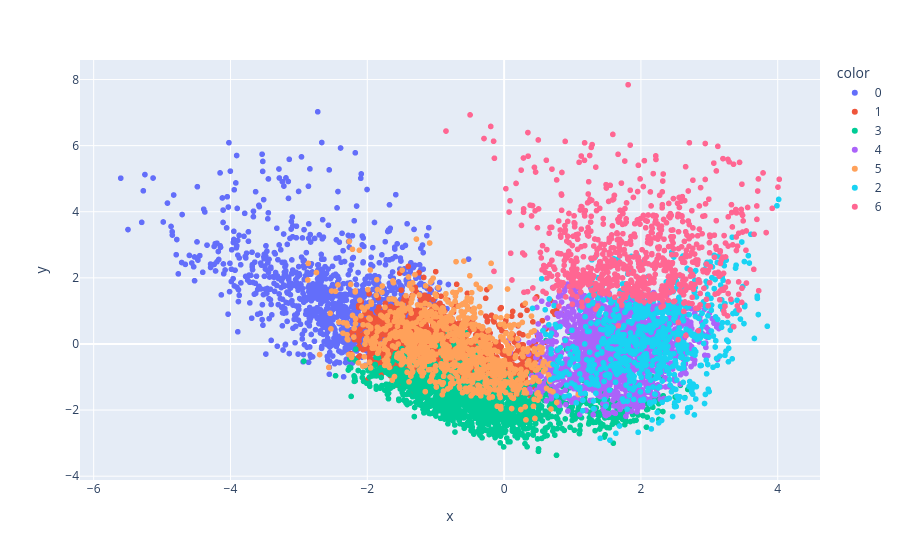

The notebook cell saved with this chart:
### Markdown cell above
Agora utilize `X_pca` para plotar os dados, usando `labels` para definir a cor dos pontos. Desta vez, utilize `labels.astype(str)` para que a biblioteca considere que os rótulos são categóricos, e não numéricos.

### Code cell
fig = px.scatter(x=X_pca[:, 0], y=X_pca[:, 1], color=labels.astype(str))
fig.show()

### Figure 1 — Plotly figure (JSON) as saved in the notebook; plotly's stock layout.template omitted (floating-point values rounded to 4 significant figures; data arrays with more than 128 entries replaced by an {"elided": "..."} marker saying what was removed)
{"data": [{"hovertemplate": "color=0<br>x=%{x}<br>y=%{y}<extra></extra>", "legendgroup": "0", "marker": {"color": "#636efa", "symbol": "circle"}, "mode": "markers", "name": "0", "showlegend": true, "type": "scattergl", "x": {"elided": "1114 float values"}, "xaxis": "x", "y": {"elided": "1114 float values"}, "yaxis": "y"}, {"hovertemplate": "color=1<br>x=%{x}<br>y=%{y}<extra></extra>", "legendgroup": "1", "marker": {"color": "#EF553B", "symbol": "circle"}, "mode": "markers", "name": "1", "showlegend": true, "type": "scattergl", "x": {"elided": "2686 float values"}, "xaxis": "x", "y": {"elided": "2686 float values"}, "yaxis": "y"}, {"hovertemplate": "color=3<br>x=%{x}<br>y=%{y}<extra></extra>", "legendgroup": "3", "marker": {"color": "#00cc96", "symbol": "circle"}, "mode": "markers", "name": "3", "showlegend": true, "type": "scattergl", "x": {"elided": "1680 float values"}, "xaxis": "x", "y": {"elided": "1680 float values"}, "yaxis": "y"}, {"hovertemplate": "color=4<br>x=%{x}<br>y=%{y}<extra></extra>", "legendgroup": "4", "marker": {"color": "#ab63fa", "symbol": "circle"}, "mode": "markers", "name": "4", "showlegend": true, "type": "scattergl", "x": {"elided": "1952 float values"}, "xaxis": "x", "y": {"elided": "1952 float values"}, "yaxis": "y"}, {"hovertemplate": "color=5<br>x=%{x}<br>y=%{y}<extra></extra>", "legendgroup": "5", "marker": {"color": "#FFA15A", "symbol": "circle"}, "mode": "markers", "name": "5", "showlegend": true, "type": "scattergl", "x": {"elided": "986 float values"}, "xaxis": "x", "y": {"elided": "986 float values"}, "yaxis": "y"}, {"hovertemplate": "color=2<br>x=%{x}<br>y=%{y}<extra></extra>", "legendgroup": "2", "marker": {"color": "#19d3f3", "symbol": "circle"}, "mode": "markers", "name": "2", "showlegend": true, "type": "scattergl", "x": {"elided": "776 float values"}, "xaxis": "x", "y": {"elided": "776 float values"}, "yaxis": "y"}, {"hovertemplate": "color=6<br>x=%{x}<br>y=%{y}<extra></extra>", "legendgroup": "6", "marker": {"color": "#FF6692", "symbol": "circle"}, "mode": "markers", "name": "6", "showlegend": true, "type": "scattergl", "x": {"elided": "806 float values"}, "xaxis": "x", "y": {"elided": "806 float values"}, "yaxis": "y"}], "layout": {"legend": {"title": {"text": "color"}, "tracegroupgap": 0}, "margin": {"t": 60}, "xaxis": {"anchor": "y", "domain": [0, 1], "title": {"text": "x"}}, "yaxis": {"anchor": "x", "domain": [0, 1], "title": {"text": "y"}}}}
